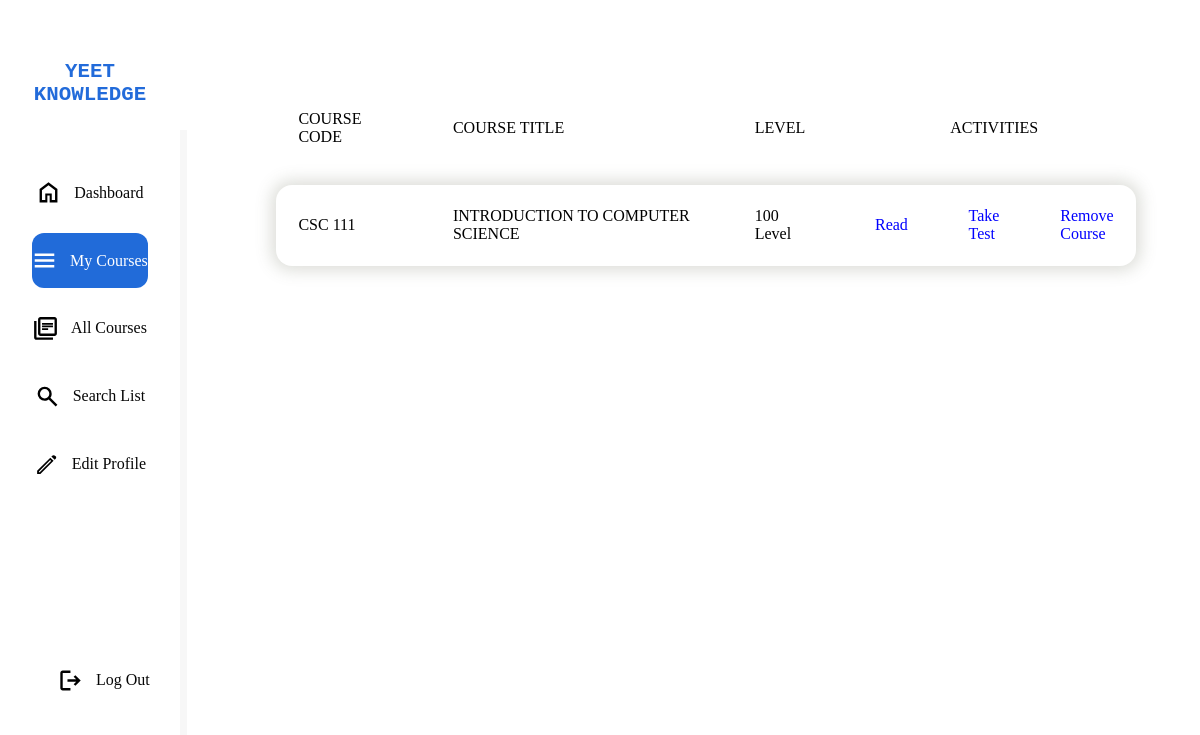
/personal/mycourses.php (signed in), run on the app's committed database.
### tables this page shows
CREATE TABLE `users` (
  `id` int(11) NOT NULL,
  `first name` varchar(30) NOT NULL,
  `last name` varchar(30) NOT NULL,
  `email` varchar(50) NOT NULL,
  `matricNo` varchar(9) NOT NULL,
  `faculty` varchar(100) NOT NULL,
  `department` varchar(100) NOT NULL,
  `level` varchar(10) NOT NULL,
  `password` varchar(200) NOT NULL,
  `mycourse` text NOT NULL
);

CREATE TABLE `courses` (
  `id` int(11) NOT NULL,
  `Course Code` varchar(30) NOT NULL,
  `Course Title` varchar(80) NOT NULL,
  `level` varchar(10) NOT NULL,
  `materials` varchar(2000) NOT NULL
);

### personal/mycourses.php (the view, shortened to what this page needs)
<link rel="stylesheet" href="/vent/style/style2.css">
<link rel="stylesheet" href="/vent/style/style3.css">
<body class="b4">
<div class="container2">
    <div class="one left">
        <a href="/vent/index.html"><div class="brand"><h4 class="h4">YEET KNOWLEDGE</h4></div></a>
            <ul>
                <a href="/vent/personal/dashboard.php"><li class="left-section "><img src="../icons/home.svg">Dashboard</li></a>
                <a href="/vent/personal/mycourses.php"><li class="left-section selection"><img  class="blue" src="../icons/menubook.svg">My Courses</li></a>
                <a href="/vent/personal/allcourses.php"><li class="left-section"><img src="../icons/librarybooks.svg">All Courses</li></a>
                <a href="/vent/personal/search.php"><li class="left-section"><img src="../icons/search.svg">Search List</li></a>
                <a href="/vent/personal/editdetails.php"><li class="left-section"><img src="../icons/editn.svg">Edit Profile</li></a>
                <a href="/vent/personal/logout.php"><li class="left-section Settings"><img src="../icons/logout.svg">Log Out</li></a>
            </ul>
        </div>
        <div class="one center centrb">
<?php
echo "<table class='table1'>
<tr  class='tr1'>
                <td>COURSE CODE</td>
                <td>COURSE TITLE</td>
                <td>LEVEL</td>
                <td colspan='3'><center>ACTIVITIES</center></td>
            </tr>";
            $conn = mysqli_connect("localhost", "root", "", "learning");
            $save = $_SESSION['id'];
           $qwery = "SELECT mycourse FROM users WHERE id = $save ";
           $q1 = mysqli_query($conn, $qwery);
           $q2 = mysqli_fetch_row($q1);
           $q3 = implode($q2);
           $array = str_split($q3, 8);
foreach($array as $val){
    $ttt = strtoupper($val[2]).strtoupper($val[3]).strtoupper($val[4])." ".$val[5]. $val[6] . $val[7];
    $hrr = "SELECT * FROM `courses` WHERE `Course Code` = '$ttt'";
    $hty = mysqli_query($conn, $hrr);
    $htl = mysqli_fetch_row($hty);
    $newop = $val[2].$val[3].$val[4].$val[5].$val[6].$val[7];
    ?>
    <tr class='tr1'>
                <td><?php echo $ttt ?></td>
                <td><?php echo $htl[2]; ?></td>
                <td><?php echo $htl[3]; ?></td>
                <?php echo "<td><a class='stake' href='/vent/personal/link.php?aq=$newop'>Read</a></td>"?>
                <?php echo "<td><a href='../test/test.php?tst=$ttt'>Take <br/>Test</a></td> ";?>
                <?php echo "<td><a href='./vet.php?j=$newop'>Remove <br/>Course</a></td> "; ?>
            </tr>
        <?php }?>
    </table>
</div>
</div>
</body>

### style/style2.css (style rules this page uses)
* { list-style: none; list-style-type: none; text-decoration: none; }
body { padding: 0; margin: 0; height: 100vh; width: 96vw; }
h4 { color: rgb(150, 163, 175); }
a { font-size: 16px; }
.brand { display: flex; }
.container2 { display: grid; padding: 0px; margin: 0px; grid-template-columns: 15vw 85vw; height: 100%; position: relative; }
.one { position: relative; }
.left { background-color: rgb(255, 255, 255); padding: 2rem; box-shadow: 7px 130px rgb(247, 247, 247); }
.left-section { padding: 15px 0rem; text-align: center; background-color: rgb(255, 255, 255); margin-block-start: 1.6vh; color: rgb(7, 7, 7); display: flex; align-items: center; justify-content: center; gap: 0.8rem; }
.left-section img, .l img { width: 25px; height: 25px; }
.h4 { font-size: 1.3rem; width: 100%; font-family: Arial, Helvetica, sans-serif; text-align: center; font-family: "Courier New", Courier, monospace; color: #0b5cd6e7; }
ul { margin-block-start: 4vh; padding-inline-start: 0px; }
.Settings { position: absolute; top: max(80vh); width: 80%; }
.blue { filter: invert(100%) sepia(63%) saturate(0%) hue-rotate(246deg) brightness(100%) contrast(156%); }
.center { padding: 3rem; }
img { width: 160px; height: 130px; }
.container2 { margin: 0; height: 100vh; padding: 0px; scrollbar-width: 1px; }
.one { margin: 0; }
.left { margin: 0; background-color: rgb(255, 255, 255); padding: 2rem; box-sizing: border-box; box-shadow: 7px 130px rgb(247, 247, 247); }
.center { margin: 0; overflow-x: hidden; }
.left-section { text-align: center; padding: 15px 0rem; text-align: center; background-color: rgb(255, 255, 255); margin-block-start: 1.6vh; color: rgb(7, 7, 7); display: flex; align-items: center; justify-content: center; gap: 0.8rem; }
.selection { background-color: #0b5cd6e7; color: white; border-radius: 12px; }

### style/style3.css (style rules this page uses)
.centrb { margin: 1.5rem 0rem 0rem 2rem; border-radius: 1rem; padding: 3rem; }
.table1 { width: 100%; padding: 0rem 0rem 0rem 0rem ; background-color: white; font-size: 1rem; border-spacing: 1rem; }
.tr1 { margin: 1rem; border: 5px solid black; box-shadow: 0px 0px 1rem 0.3rem #60614b36; border-radius: 1rem; }
.tr1 td { height: 4rem; padding: 1.4rem; }
.tr1:nth-child(1) { height: 4rem; background-color: #ffffffe7; font-size: 1rem; border: none; box-shadow: none; }
.tr1 a { font-size: 1rem; font-family: 'Times New Roman', Times, serif; color: blue; }

### data on the page
users: mycourse "CSC 111", courses.Course Title "INTRODUCTION TO COMPUTER SCIENCE", courses.level "100 Level"
